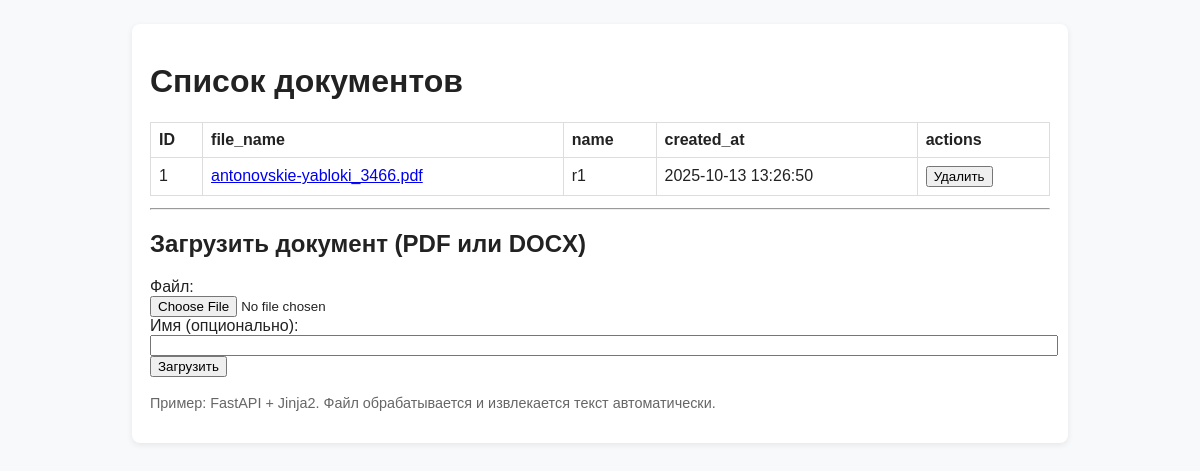
Before: / with the older database file.
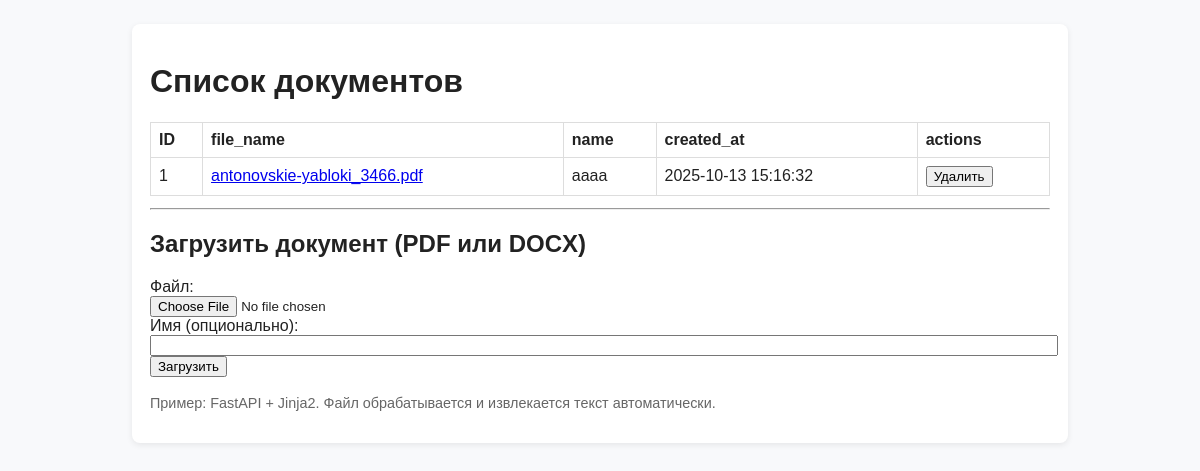
After: the same page with the newer database file.
### main.py (models this page shows)
class TextDocument(Base):
    __tablename__ = "text_documents"
    id = Column(Integer, primary_key=True, autoincrement=True)
    file_name = Column(String, nullable=False, unique=True)
    name = Column(String, nullable=False, unique=True)
    original_text = Column(String, nullable=False)
    summary_json = Column(JSON, nullable=False)
    created_at = Column(DateTime(timezone=True), server_default=func.now())

### main.py (the view)
@app.get("/", response_class=HTMLResponse)
async def index(request: Request, service: DocumentService = Depends(get_document_service)):
    docs = await service.list_documents_info()
    for d in docs:
        if d.created_at:
            d.created_at = d.created_at.strftime("%Y-%m-%d %H:%M:%S")
    return templates.TemplateResponse("index.html", {"request": request, "documents": docs})

### templates/index.html (shortened to what this page needs)
<!doctype html>
<html>
<head>
  <link rel="stylesheet" href="/static/styles.css">
</head>
<body>
  <div class="container">
    <h1>Список документов</h1>
    {% if documents %}
      <table class="docs">
        <thead><tr><th>ID</th><th>file_name</th><th>name</th><th>created_at</th><th>actions</th></tr></thead>
        <tbody>
        {% for d in documents %}
          <tr>
            <td>{{ d.id }}</td>
            <td><a href="/documents/{{ d.id }}">{{ d.file_name }}</a></td>
            <td>{{ d.name or "-" }}</td>
            <td>{{ d.created_at or "-" }}</td>
            <td>
              <form action="/documents/{{ d.id }}/delete" method="post" style="display:inline">
                <button type="submit" onclick="return confirm('Удалить документ {{ d.file_name }}?')">Удалить</button>
              </form>
            </td>
          </tr>
        {% endfor %}
        </tbody>
      </table>
    {% else %}
      <p>Документов пока нет.</p>
    {% endif %}
    <hr/>
    <h2>Загрузить документ (PDF или DOCX)</h2>
    <form action="/documents/upload" method="post" enctype="multipart/form-data">
      <label>Файл:<br/>
        <input type="file" name="file" accept=".pdf,.docx" required>
      </label>
      <br/>
      <label>Имя (опционально):<br/>
        <input type="text" name="name" style="width: 100%">
      </label>
      <br/>
      <button type="submit">Загрузить</button>
    </form>
    <footer>
      <p>Пример: FastAPI + Jinja2. Файл обрабатывается и извлекается текст автоматически.</p>
    </footer>
  </div>
</body>
</html>

### static/styles.css (style rules this page uses)
body { font-family: Arial, sans-serif; background:#f8f9fb; color:#222; }
.container { max-width:900px; margin:24px auto; background:white; padding:18px; box-shadow:0 2px 6px rgba(0,0,0,0.08); border-radius:8px; }
.docs { width:100%; border-collapse: collapse; margin-bottom:12px; }
.docs th, .docs td { border:1px solid #ddd; padding:8px; text-align:left; }
footer { margin-top:18px; color:#666; font-size:0.9em; }

Changed rows visible on the page:
changed TextDocument "antonovskie-yabloki_3466.pdf": name "r1" → "aaaa"; created_at "2025-10-13 13:26:50" → "2025-10-13 15:16:32"
